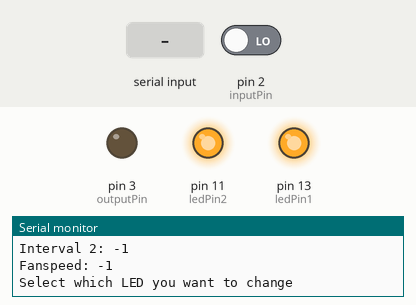
The sketch below on a simulated Arduino Uno, built with avr-gcc and run on an emulated ATmega328P. Shown: output pins drawn as LEDs (lit = HIGH), the last lines printed to the serial monitor. The inputs (shaded band) are chosen by the test bench; at power-on: pin 2 (inputPin) LOW. EEPROM starts erased.

Above: at 1.2 s.
1.3 s: pin 2 (inputPin) driven HIGH
At 2.9 s:
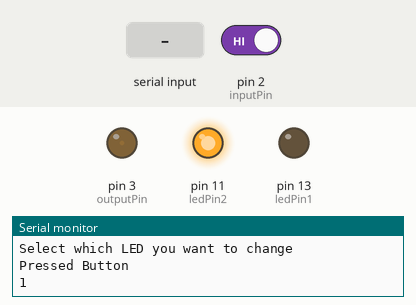
4.3 s: "90,45\n" received over Serial
At 5.5 s:
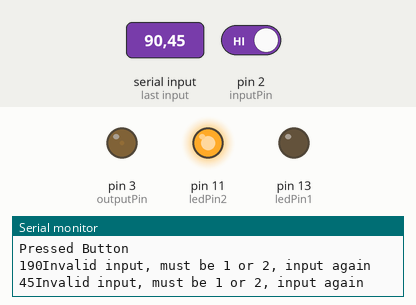
5.9 s: "30,150\n" received over Serial
At 5.95 s:
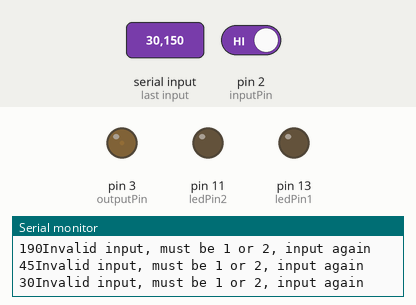
7.5 s: "1\n" received over Serial
9.0 s: "2\n" received over Serial
At 10.2 s:
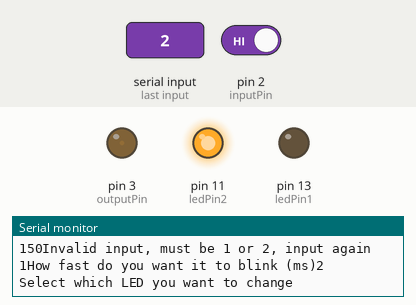
10.5 s: pin 2 (inputPin) driven LOW
Timing chart, 0 to 13.1 s (numbered marks = the images above; inputs shaded):
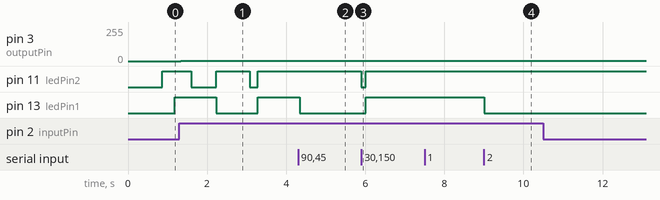

Measured:
- after the input at 1.3 s, pin 3 (outputPin): 0/255 → 1/255 at once
- after the input at 4.3 s, pin 11 (ledPin2): stays HIGH (without the input it goes to LOW after 0.25 s); pin 13 (ledPin1): goes on until 4.3 s, then stays LOW
- after the input at 5.9 s, pin 11 (ledPin2): HIGH → LOW at once, → HIGH 0.11 s later; pin 13 (ledPin1): LOW → HIGH after 0.11 s
- after the input at 9.0 s, pin 13 (ledPin1): HIGH → LOW at once

The sketch:

proj5code.ino
```cpp
#include <Arduino_FreeRTOS.h>
#include <EEPROM.h>
#include <semphr.h>


// constants won't change. Used here to
// set pin numbers:
const int ledPin1 = 13;  // the number of the LED pin
const int ledPin2 = 11;
const int inputPin = 2;
const int outputPin = 3;

int fanstate = 0;
int fanspeed = 0;

bool buttonCooldown = false;

// Variables will change:
int ledState1 = LOW;  // ledState used to set the LED
int ledState2 = LOW;
int previousMillis1 = 0;  // will store last time LED was updated
int previousMillis2 = 0;

// the follow variables is a long because the time, measured in miliseconds,
// will quickly become a bigger number than can be stored in an int.
int interval1 = 1000;  // interval at which to blink (milliseconds)
int interval2 = 700;
bool userAsk = false;
bool userSpeed = false;
int ledSelect = -1;
int ledSpeed = 0;

bool skip = false;

unsigned int currentMillis1 = millis();
unsigned int currentMillis2 = millis();


SemaphoreHandle_t xSerialSemaphore;

int fn0() {
  Serial.print("\n");
  Serial.print("Select which LED you want to change\n");
  userAsk = true;
  delay(1);
  return 0;
}

int fn1() {
  ledSelect = Serial.parseInt();
  Serial.print(ledSelect);
  if (ledSelect == 1 || ledSelect == 2) {
    Serial.print(F("How fast do you want it to blink (ms)"));
    userSpeed = true;
  } else if (ledSelect != 10) {
    Serial.print(F("Invalid input, must be 1 or 2, input again\n"));
  }

  delay(1);
  return 0;
}

int fn2() {
  ledSpeed = Serial.parseInt();
  Serial.print(ledSpeed);
  if (ledSelect == 1 && ledSpeed > -1) {
    interval1 = ledSpeed;
    userSpeed = false;
    userAsk = false;
    EEPROM.put(0,interval1);
  } else if (ledSelect == 2 && ledSpeed > -1) {
    interval2 = ledSpeed;
    userSpeed = false;
    userAsk = false;
    EEPROM.put(1,interval2);
  }

  delay(1);
  return 0;
}

int fn3() {
  // save the last time you blinked the LED
  previousMillis1 = currentMillis1;

  // if the LED is off turn it on and vice-versa:
  if (ledState1 == LOW)
    ledState1 = HIGH;
  else
    ledState1 = LOW;

  // set the LED with the ledState of the variable:
  digitalWrite(ledPin1, ledState1);
  delay(1);
  return 0;
}

int fn4() {
  // save the last time you blinked the LED
  previousMillis2 = currentMillis2;

  // if the LED is off turn it on and vice-versa:
  if (ledState2 == LOW)
    ledState2 = HIGH;
  else
    ledState2 = LOW;

  // set the LED with the ledState of the variable:
  digitalWrite(ledPin2, ledState2);
delay(1);
  return 0;
}


int fn5(){
  if(fanstate==0){
    fanstate = 1;
    fanspeed = 1;
  }
  else if(fanstate==1){
    fanstate = 2;
    fanspeed = 2;
  }
  else if(fanstate == 2){
    fanstate = 3;
    fanspeed = 3;
  }
  else if(fanstate == 3){
    fanstate = 4;
    fanspeed = 2;
  }
  else if(fanstate == 4){
    fanstate = 5;
    fanspeed = 1;
  }
  else{
    fanstate = 0;
    fanspeed = 0;
  }

  buttonCooldown = true;
  analogWrite(outputPin,fanspeed*(255/3));
  delay(1);
  Serial.print(fanspeed);
  return 0;
}

int fn6(){
  int temp = 5/3;
  analogWrite(outputPin,temp*fanspeed);
  EEPROM.put(2,fanspeed);
  delay(1);
return 0;
}

int fn7(){
  buttonCooldown = false;
delay(1);
  return 0;
}


int (*fnptr[8])() = {fn0,fn1,fn2,fn3,fn4,fn5,fn6,fn7};


void setup() {
  Serial.begin(9600);
  Serial.setTimeout(5000);

  EEPROM.get(0, interval1);
  EEPROM.get(1,interval2);
  EEPROM.get(2,fanspeed);

  Serial.print("Interval 1: ");
  Serial.println(interval1);
  Serial.print("Interval 2: ");
  Serial.println(interval2);
  Serial.print("Fanspeed: ");
  Serial.println(fanspeed);

  if(interval1 < 0 || interval1 > 10000){interval1 = 1000;}
  if(interval2 < 0 || interval2 > 10000){interval2 = 700;}
  if(fanspeed < 0 || fanspeed > 5){fanspeed = 0;}

  // set the digital pin as output:
  pinMode(ledPin1, OUTPUT);
  pinMode(ledPin2, OUTPUT);
  currentMillis1 = millis();
  currentMillis2 = millis();
  if ( xSerialSemaphore == NULL )  // Check to confirm that the Serial Semaphore has not already been created.
  {
    xSerialSemaphore = xSemaphoreCreateMutex();  // Create a mutex semaphore we will use to manage the Serial Port
    if ( ( xSerialSemaphore ) != NULL )
      xSemaphoreGive( ( xSerialSemaphore ) );  // Make the Serial Port available for use, by "Giving" the Semaphore.
  }
  xTaskCreate(MyTask1, "Task2", 100, NULL, 2, NULL);

  xTaskCreate(MyTask2, "Task2", 100, NULL, 2, NULL);

}


void loop() {

}


static void MyTask1(void* pvParameters)
{

  while(1)
  {
    if (!userAsk) {
      fnptr[0]();
    }

    if (Serial.available() > 0 && !userSpeed) {
      fnptr[1]();
    }

    if (Serial.available() > 0 && userSpeed) {
      fnptr[2]();
    }


    if (currentMillis1 - previousMillis1 > interval1) {
      fnptr[3]();
        digitalWrite(ledPin2, HIGH);


    }

    if (currentMillis2 - previousMillis2 > interval2) {
      fnptr[4]();
    }
    currentMillis1 = millis();
    currentMillis2 = millis();
    if ( xSemaphoreTake( xSerialSemaphore, ( TickType_t ) 5 ) == pdTRUE )
    {
      xSemaphoreGive( xSerialSemaphore ); // Now free or "Give" the Serial Port for others.
    }
    vTaskDelay(110/portTICK_PERIOD_MS);
}

}


static void MyTask2(void* pvParameters)
{

  while(1)

  {
    if(digitalRead(inputPin) == 1 && !buttonCooldown){
            Serial.print("Pressed Button\n");

      fnptr[5]();
      fnptr[6]();

    }

    if(digitalRead(inputPin) == 0 && buttonCooldown){
            Serial.print("Button unpressed");

    fnptr[7]();
        if ( xSemaphoreTake( xSerialSemaphore, ( TickType_t ) 5 ) == pdTRUE )
    {
      xSemaphoreGive( xSerialSemaphore ); // Now free or "Give" the Serial Port for others.
    }

    }
    vTaskDelay(120/portTICK_PERIOD_MS);
  }
}
```
